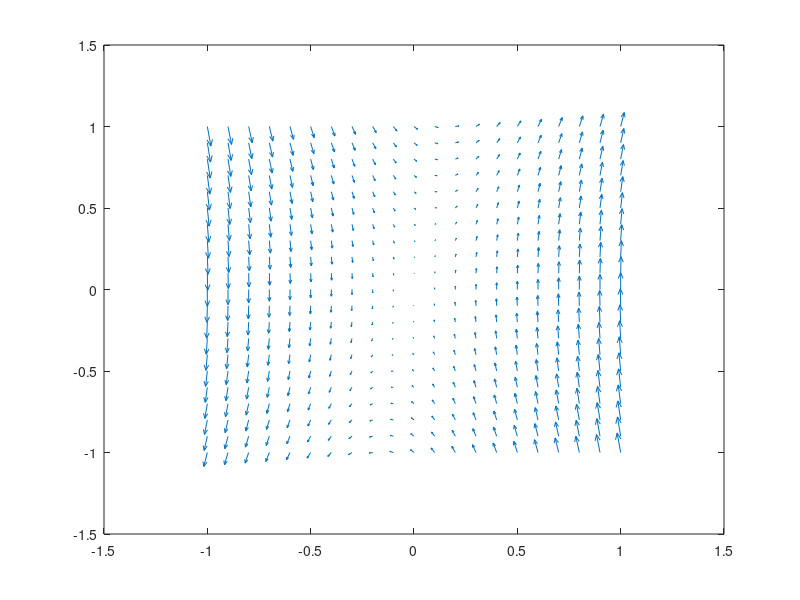

Write the MATLAB code that produced this figure.
clc; format compact; clear; close all;
    
    [x1, x2] = meshgrid(-1 : 0.1 : 1, -1 : 0.1 : 1);
    
    x1dot = x2;
    x2dot = -x2 + 6*x1;
    
    quiver(x1, x2, x1dot, x2dot);
